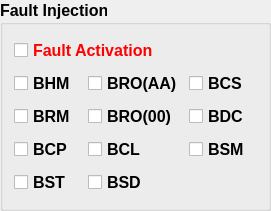
    <widget class="QGroupBox" name="groupBox_6">
     <property name="geometry">
      <rect>
       <x>870</x>
       <y>440</y>
       <width>271</width>
       <height>211</height>
      </rect>
     </property>
     <property name="font">
      <font>
       <pointsize>12</pointsize>
       <weight>75</weight>
       <bold>true</bold>
      </font>
     </property>
     <property name="title">
      <string>Fault Injection</string>
     </property>
     <layout class="QGridLayout" name="gridLayout_2">
      <item row="1" column="0">
       <widget class="QCheckBox" name="checkBox1_5">
        <property name="text">
         <string>BHM</string>
        </property>
       </widget>
      </item>
      <item row="1" column="1">
       <widget class="QCheckBox" name="checkBox1_8">
        <property name="text">
         <string>BRO(AA)</string>
        </property>
       </widget>
      </item>
      <item row="1" column="2">
       <widget class="QCheckBox" name="checkBox1_9">
        <property name="text">
         <string>BCS</string>
        </property>
       </widget>
      </item>
      <item row="2" column="0">
       <widget class="QCheckBox" name="checkBox1_4">
        <property name="text">
         <string>BRM</string>
        </property>
       </widget>
      </item>
      <item row="2" column="1">
       <widget class="QCheckBox" name="checkBox1_7">
        <property name="text">
         <string>BRO(00)</string>
        </property>
       </widget>
      </item>
      <item row="2" column="2">
       <widget class="QCheckBox" name="checkBox1_3">
        <property name="text">
         <string>BDC</string>
        </property>
       </widget>
      </item>
      <item row="3" column="0">
       <widget class="QCheckBox" name="checkBox1_6">
        <property name="text">
         <string>BCP</string>
        </property>
       </widget>
      </item>
      <item row="3" column="1">
       <widget class="QCheckBox" name="checkBox1_10">
        <property name="text">
         <string>BCL</string>
        </property>
       </widget>
      </item>
      <item row="4" column="0">
       <widget class="QCheckBox" name="checkBox1_11">
        <property name="text">
         <string>BST</string>
        </property>
       </widget>
      </item>
      <item row="4" column="1">
       <widget class="QCheckBox" name="checkBox1_12">
        <property name="text">
         <string>BSD</string>
        </property>
       </widget>
      </item>
      <item row="0" column="0" colspan="2">
       <widget class="QCheckBox" name="checkBox1_18">
        <property name="styleSheet">
         <string notr="true">QCheckBox#checkBox1_18 {color:red}</string>
        </property>
        <property name="text">
         <string>Fault Activation</string>
        </property>
       </widget>
      </item>
      <item row="3" column="2">
       <widget class="QCheckBox" name="checkBox1_19">
        <property name="text">
         <string>BSM</string>
        </property>
       </widget>
      </item>
     </layout>
    </widget>
